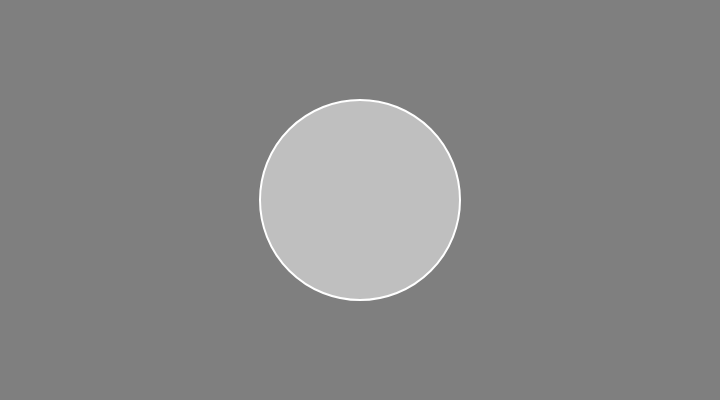
Frame 1 (no input)
Frame 60 (no input): identical to frame 1, image omitted
Frame 120 (the mouse pressed at the canvas centre since frame 60): identical to frame 1, image omitted

The p5.js sketch that drew this single still picture (run headless with seeded random() and noise() and a simulated clock; from frame 60 on, the mouse is pressed at the canvas centre):

// p5.js sketch
// ── sketch.js

// A HTML range slider
var slider;

function setup() {
  createCanvas(720, 400);
  // hue, saturation, and brightness
  colorMode(HSB, 255);
  // slider has a range between 0 and 255 with a starting value of 127
  slider = createSlider(0, 255, 127);
  slider2 = createSlider(0, 255, 0);
}

function draw() {
  background(127);
  strokeWeight(2);

  // Set the hue according to the slider
  stroke(slider.value(), slider2.value(), 255);
  fill(slider.value(), slider2.value(), 255, 127);
  ellipse(360, 200, 200, 200);
}
